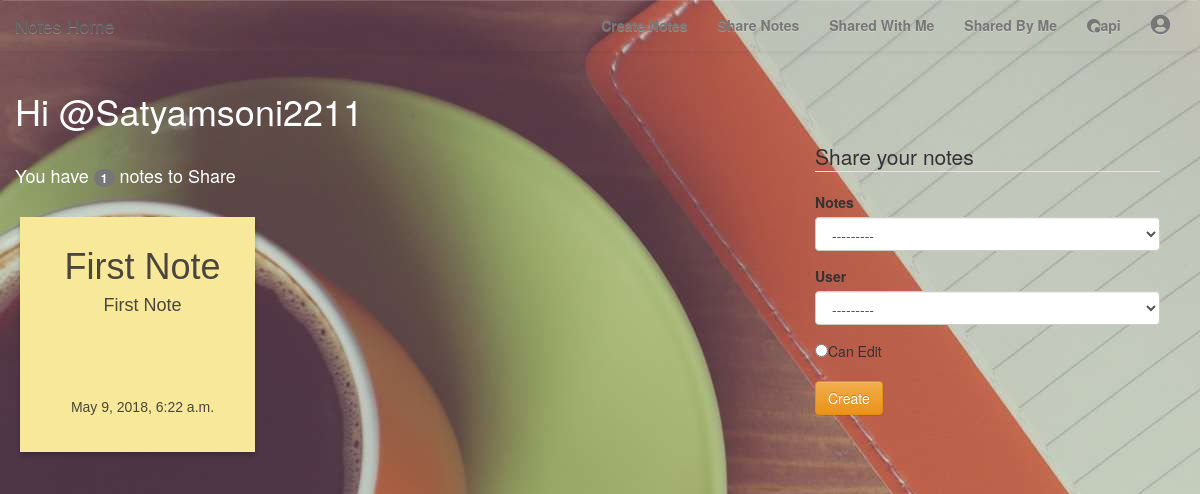
The page /notes/sharenotes/ (signed in) on the database as committed earlier.
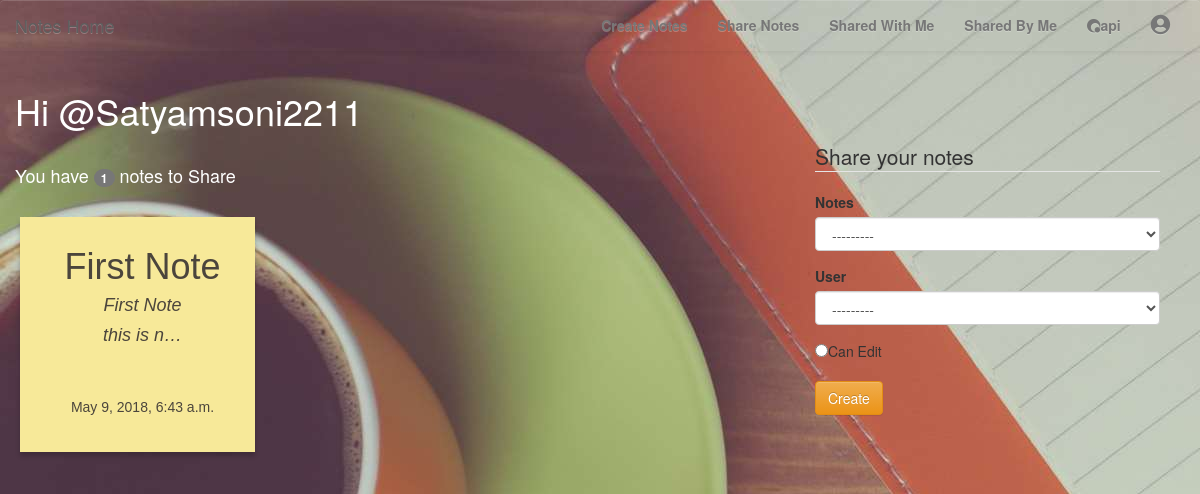
The same page on the database as committed later.
### notes/models.py (models this page shows, shortened)
class Notes(models.Model):
    title = models.CharField(max_length=30)
    created = models.DateTimeField(auto_now=True)
    text = models.CharField(max_length=2000)
    user = models.ForeignKey(User,related_name='notes')
    class Meta:
        ordering = ['-created']

### notes/views.py (the view, shortened to what this page needs)
@login_required
def sharenotes(request): #To choose among available notes
    notes = Notes.objects.filter(user__username__iexact=request.user.username)
    return render(request,'notes/sharednotes_form.html',{'notes':notes,
                                                         'users':User.objects.exclude(username__iexact=request.user.username)})

### notes/templates/notes/sharednotes_form.html (shortened to what this page needs)
{% extends "base.html" %}
{% block content %}
{% load bootstrap3 %}
	<div class="row" style="height:1000px;">
		<div class="col-md-8 container-fluid">
			<h1 id='wh'>Hi @{{user.username|title}}</h1>
			<br>
			<h4 class="help-block" id='wh'>You have <span class="badge">{{user.notes.all.count}}</span> notes to Share</h4>
			<br>
			<div class="row">
				{% for note in notes %}
					<div class="col-md-4 note-wrap note-white" style="padding-left:20px;radius:10px;">
						<h1>{{note.title|title}}</h1>
						<h4>{{note.text|truncatechars_html:20|safe}}</h4>
						<br>
						<h5 style="bottom:0px">{{note.created}}</h5>
					</div>
				{% endfor %}
			</div>
		</div>
		<div class="col-md-4" style="padding-top:70px; padding-bottom:30px; padding-right:40px;">
			<form method="post">
				<legend>Share your notes</legend>
				<div class="form-group">
					<label class="control-label" for="id_note">Notes</label>
					<select name="note" class="form-control" title="" required="" id="id_note">
						<option value="" selected="">---------</option>
					</select>
				</div>
				<div class="form-group">
					<label class="control-label" for="id_user">User</label>
					<select name="user" class="form-control" title="" required="" id="id_user">
						<option value="" selected="">---------</option>
					</select>
				</div>
				<input type="radio" name="can_edit" value="True">Can Edit<br><br>
				<input type="submit" value="Create" class="btn btn-warning">
			</form>
		</div>
	</div>
{% endblock %}

Rows that differ between the two databases and show on the page:
changed Notes "First Note": text "First Note" → "First Note this is n…"; created "May 9, 2018, 6:22 a.m." → "May 9, 2018, 6:43 a.m."
